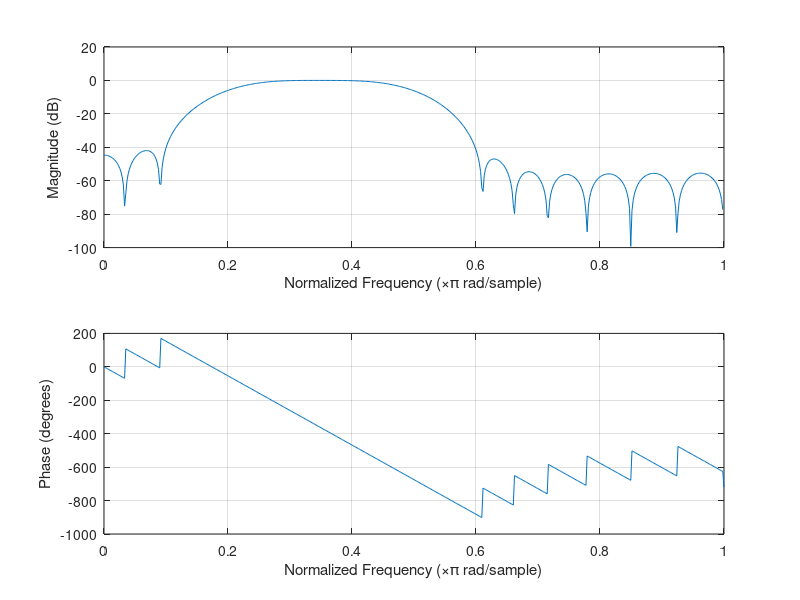

MATLAB code for this plot:
% user given
width = 0.1; % width ratio = transistionWidth/sampleFreq
wn = [0.2, 0.5]; % wn = cutoff/(sampleFreq/2)
ripple = 0.01; % 

% compute
fsamp = 2000; % sample freq
transistionWidth = width*fsamp;
fcuts = [wn*(fsamp/2)-transistionWidth/2, wn*(fsamp/2) + transistionWidth/2]; % cutoff
fcuts = [fcuts(1), fcuts(3), fcuts(2), fcuts(4)];
% mags = [1 0]; % low
% mags = [0 1]; % high
mags = [0 1 0]; % pass
% mags = [1 0 1]; % stop
devs = [ripple, ripple, ripple]; % ripple

[n,Wn,beta,ftype] = kaiserord(fcuts,mags,devs,fsamp); % n is orer
hh = fir1(n,Wn,ftype,kaiser(n+1,beta), 'scale'); % default scale


%  fir1(24, [0.2, 0.5], 'bandpass', kaiser(25, 3.395321)) % bandpass
%  fir1(24, [0.2, 0.5], 'stop', kaiser(25, 3.395321)) % bandstop

freqz(hh)


% exd
%         window = new KaiserWindow(0.1, 0.01, FilterType.LOW, true); //
%         width=transistionWidth/sampleFreq, ripple,ftype, scale
%         outcome = WindowFirBuilder.build(window, 0.5); // 0.5 is wn = cutoff/(sampleFreq/2)

%% kaiserord design in exd
